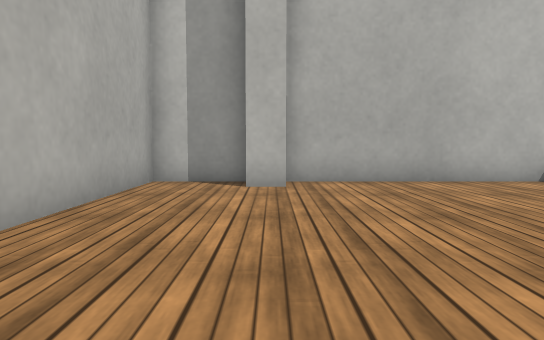
View 1 (above)

23 first-person views from a walk through a world built for the Webots simulator. The camera is 0.22 m above the floor, tilts 4° down and sees 70° across. The floor is counted in squares, 0.25 m on a side. Each view is taken from the middle of a square. On the plan, view 1 faces up. The plan holds only what a view shows up to about 13 squares ahead; the rest is blank. The place goes on beyond the plan. Robots are left out. Webots' stock objects and surfaces are drawn as simple stand-ins.

View 2
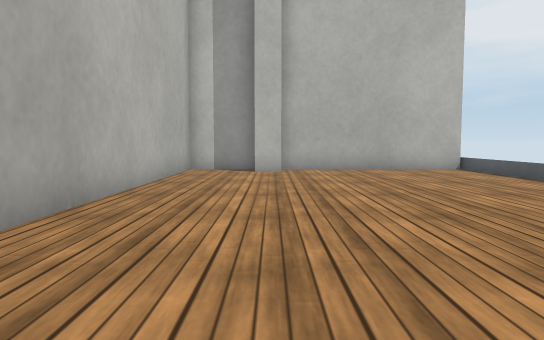

View 3
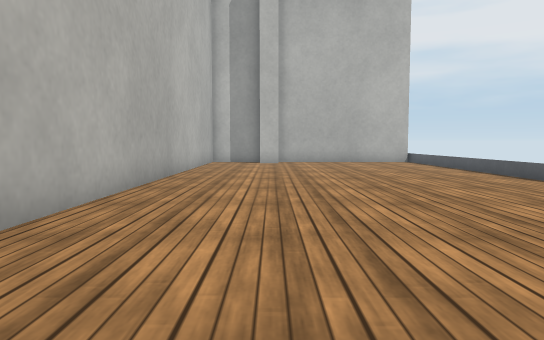

View 4
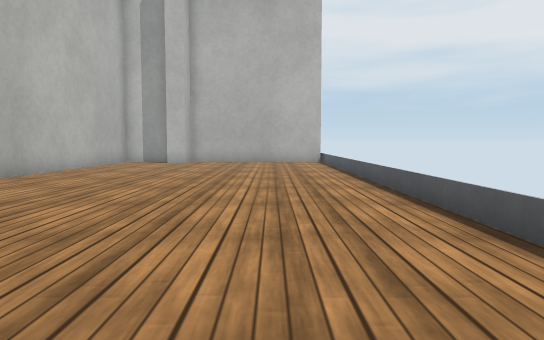

View 5
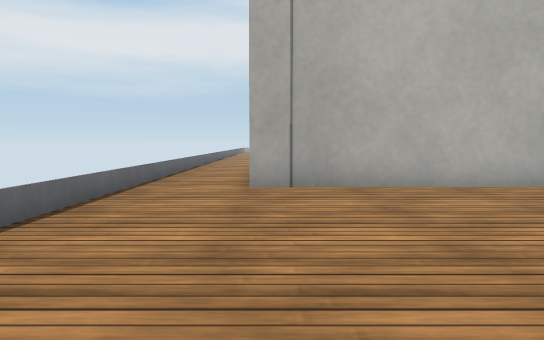

View 6
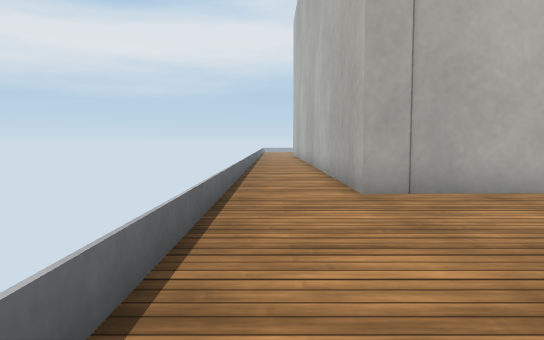

View 7
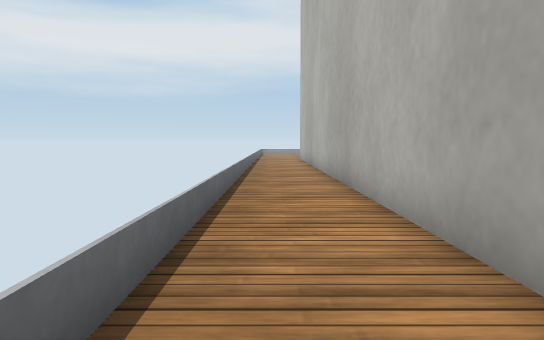

View 8
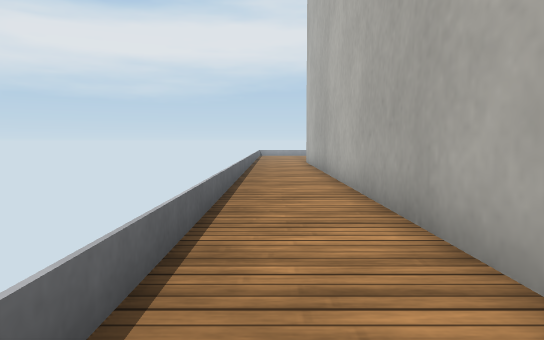

View 9
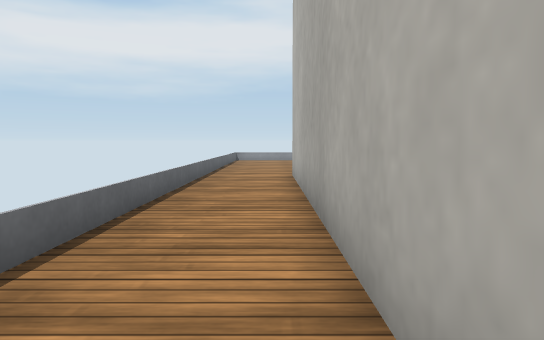

View 10
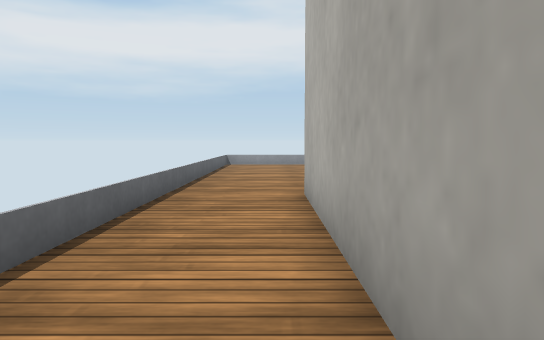

View 11
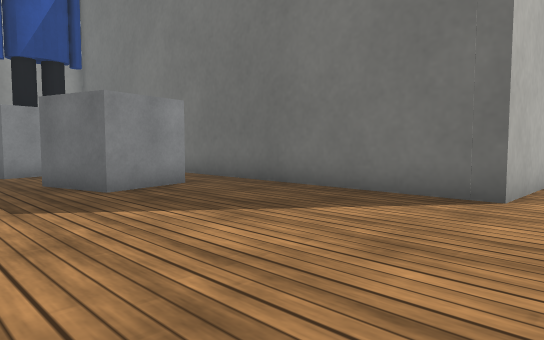

View 12
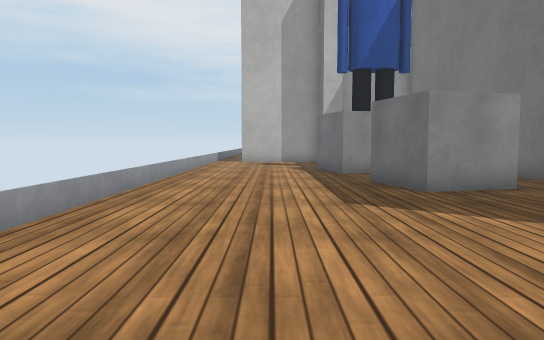

View 13
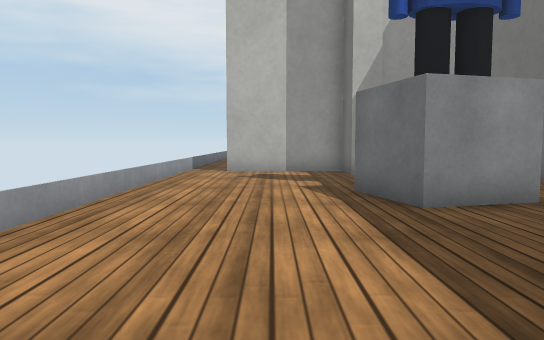

View 14
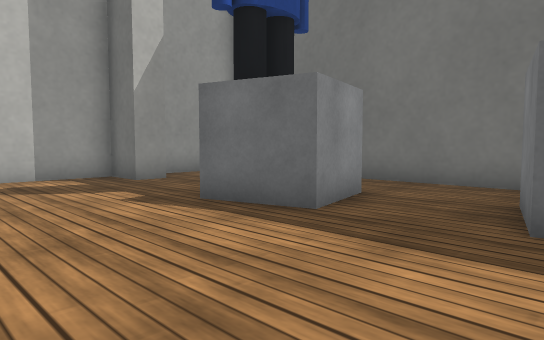

View 15
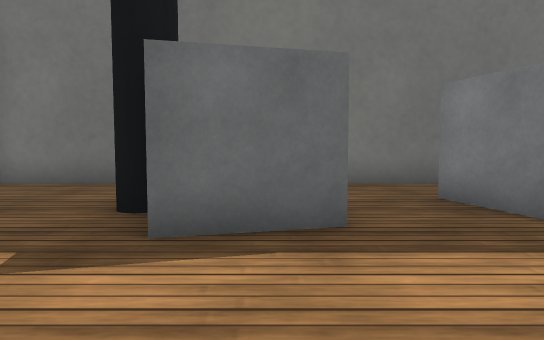

View 16
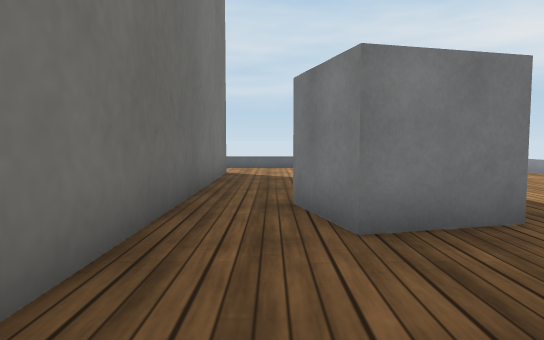

View 17
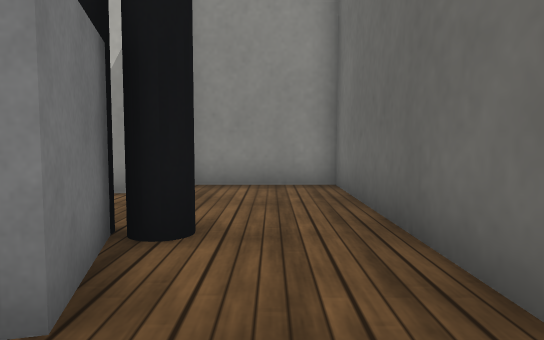

View 18
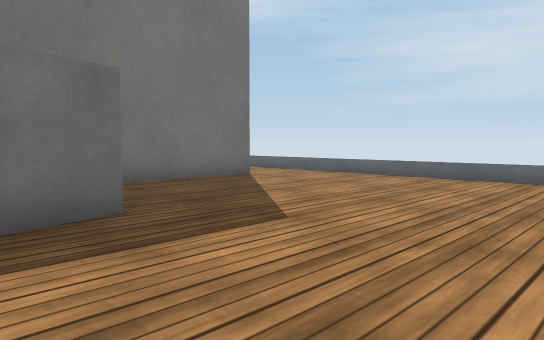

View 19
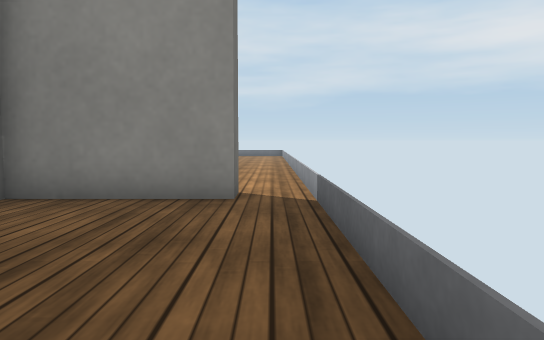

View 20
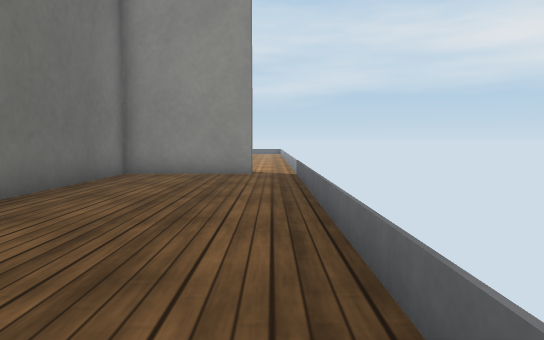

View 21
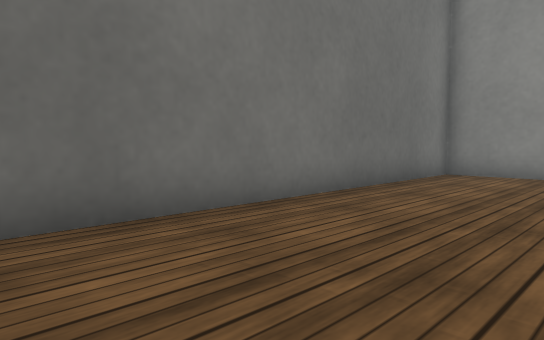

View 22
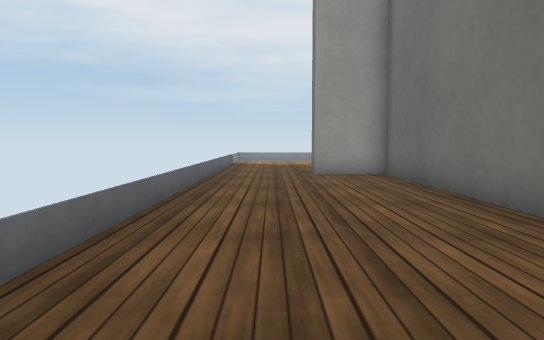

View 23
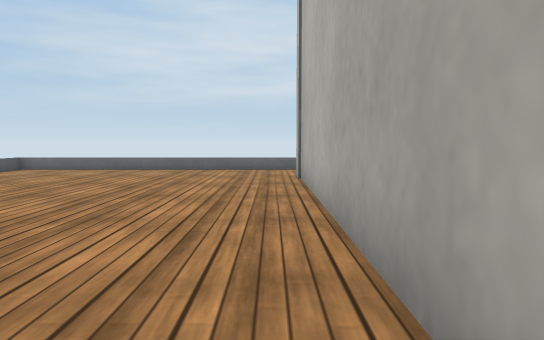

### Floor plan
Points are (right, up) in squares from view 1. A wall is a line through its corners. A room is listed if a view was taken in it or the views show most of it. See-through windows are left out.
Room 1 (views 1, 2, 3, 4, 5, 6, 23)
walls: (0.4, 7.8) (-0.6, 7.8); (-0.5, 8.8) (-2.7, 8.8) (-2.7, -7.4); (6.3, 8.8) (0.3, 8.8)
low walls: (6.3, -5.8) (6.3, 8.8); (-2.4, -9.8) (6.3, -9.8) (6.3, -8.8)
ways out: opening at (-3, -8.5) to room 2
Room 2 (views 7, 8, 9, 10, 11, 12, 13, 14, 15, 16, 17, 18)
walls: (-27.9, 7.8) (-28.8, 7.8) (-28.8, 9.1) (-32.4, 9.1); (-2.7, -7.4) (-24.7, -7.4) (-24.7, 9.1) (-27.6, 9.1)
low walls: (-33.7, -6.9) (-33.7, -7.8); (-31.4, -9.8) (-2.4, -9.8); (-33.7, 8.5) (-33.7, -5.2)
ways out: opening at (-3, -8.5) to room 1; opening at (-33, 9.5) to room 3
objects: grey box (-29, -2) to (-26, 0); grey box (-29, 2) to (-27, 4); person (-28, 4) to (-27, 5)
Room 3 (views 19, 20, 21, 22)
walls: (-32.4, 9.1) (-32.4, 9.9) (-28.8, 9.9) (-28.8, 21.5)
low walls: (-33.7, 21.5) (-33.7, 8.5)
ways out: opening at (-33, 9.5) to room 2

Where each view was taken, in squares from view 1:
view 1: 0 up, 0 right, facing up
view 2: 4 down, 0 right, facing up
view 3: 9 down, 0 right, facing up
view 4: 9 down, 4 right, facing up
view 5: 7 down, 5 right, facing left
view 6: 9 down, 4 right, facing left
view 7: 9 down, 3 left, facing left
view 8: 9 down, 7 left, facing left
view 9: 8 down, 14 left, facing left
view 10: 8 down, 18 left, facing left
view 11: 9 down, 31 left, facing up-right
view 12: 9 down, 31 left, facing up
view 13: 3 down, 31 left, facing up
view 14: 1 down, 33 left, facing up-right
view 15: 3 up, 33 left, facing right
view 16: 4 up, 26 left, facing down
view 17: 1 up, 26 left, facing up
view 18: 0 up, 33 left, facing down-right
view 19: 16 up, 33 left, facing down
view 20: 21 up, 33 left, facing down
view 21: 21 up, 33 left, facing down-right
view 22: 11 up, 32 left, facing up
view 23: 3 up, 2 left, facing down
